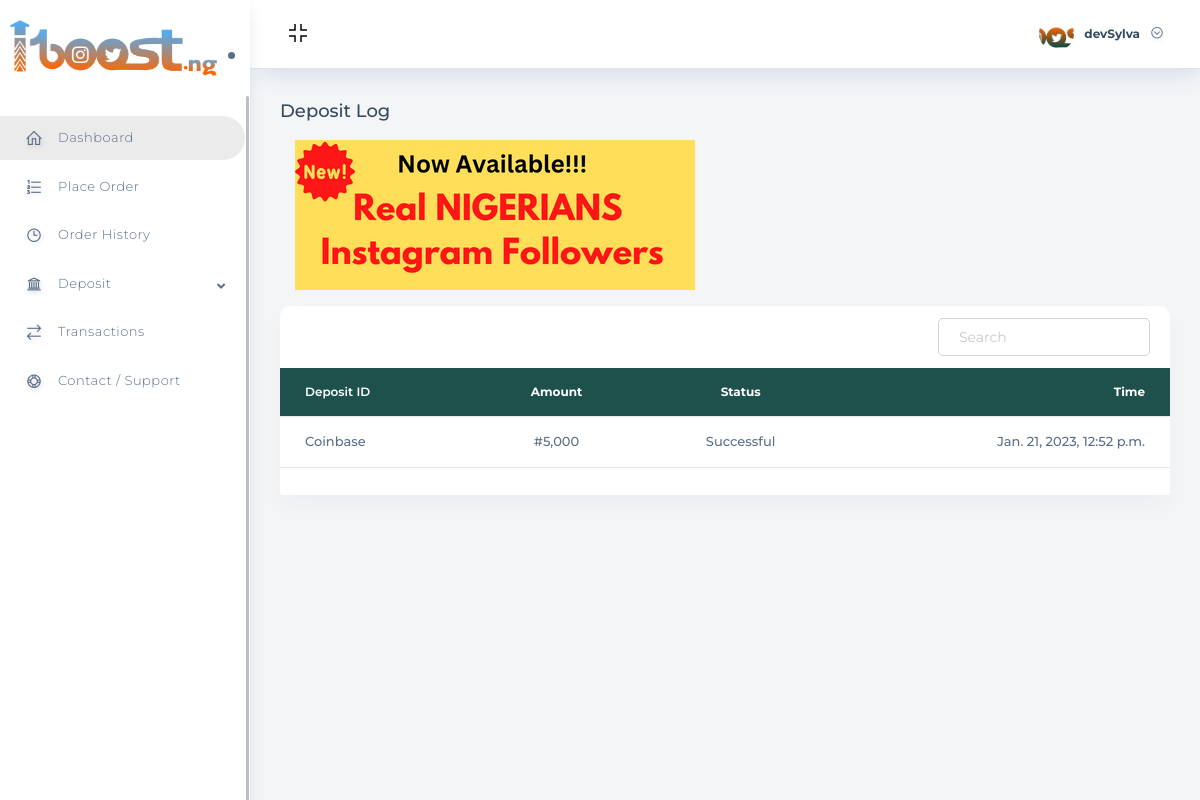
The app's page /user/deposit/log/ (signed in) with its own data.
### account/models.py (models this page shows, shortened)
class User(AbstractUser):
    email = models.EmailField(unique=True, max_length=522)
    username = models.CharField(unique=True, max_length=30)
    mobile_number = PhoneNumberField(default="", null=True, blank=True)
    balance = models.FloatField(default=0.0)
    address = models.TextField(default="", null=True, blank=True)
    state = models.CharField(max_length=150, null=True, blank=True)
    zipcode = models.CharField(max_length=30, null=True, blank=True)
    city = models.CharField(max_length=80, null=True, blank=True)
    profile_pic = models.ImageField(default="", null=True, blank=True)

### core/models.py (models this page shows, shortened)
class DepositLog(models.Model):
    user = models.ForeignKey(User, on_delete=models.CASCADE, null=True, blank=True)
    gateway = models.CharField(max_length=30, null=True, blank=True)
    amount = models.CharField(max_length=100, null=True, blank=True)
    status = models.CharField(max_length=30, null=True, blank=True)
    time = models.DateTimeField(default=timezone.now)

### core/views.py (the view)
# urls.py: path("user/deposit/log/", views.depositLog, name="depositHistory"),
@login_required(login_url="account:login")
def depositLog(request):
    user = User.objects.get(id=request.user.id)
    deposits = DepositLog.objects.filter(user=user)
    data = {
        "deposits": deposits
    }
    return render(request, "depositlog.html", context=data)

### templates/depositlog.html (shortened to what this page needs)
{% load static %}
<!DOCTYPE html>
<html lang="en">
<head>
<link rel="stylesheet" href="{% static 'assets/templates/basic//css/bootstrap-fileinput.css' %}">
<link rel="stylesheet" href="{% static 'assets/templates/basic/master/css/vendor/bootstrap.min.css' %}">
<link rel="stylesheet" href="{% static 'assets/templates/basic/master/css/vendor/bootstrap-toggle.min.css' %}">
<link rel="stylesheet" href="{% static 'assets/templates/basic/master/css/all.min.css' %}">
<link rel="stylesheet" href="{% static 'assets/templates/basic/master/css/line-awesome.min.css' %}">
<link rel="stylesheet" href="{% static 'assets/templates/basic/master/css/vendor/nice-select.css' %}">
<link rel="stylesheet" href="{% static 'assets/templates/basic/master/css/vendor/prism.css' %}">
<link rel="stylesheet" href="{% static 'assets/templates/basic/master/css/vendor/select2.min.css' %}">
<link rel="stylesheet" href="{% static 'assets/templates/basic/master/css/vendor/jquery-jvectormap-2.0.5.css' %}">
<link rel="stylesheet" href="{% static 'assets/templates/basic/master/css/vendor/datepicker.min.css' %}">
<link rel="stylesheet" href="{% static 'assets/templates/basic/master/css/vendor/jquery-timepicky.css' %}">
<link rel="stylesheet" href="{% static 'assets/templates/basic/master/css/vendor/bootstrap-clockpicker.min.css' %}">
<link rel="stylesheet" href="{% static 'assets/templates/basic/master/css/vendor/bootstrap-pincode-input.css' %}">
<link rel="stylesheet" href="{% static 'assets/templates/basic/master/css/app.css' %}">
<link rel="stylesheet" href="{% static 'assets/templates/basic/css/custom.css' %}">
<link rel="stylesheet" href="{% static 'assets/templates/basic//css/bootstrap-fileinput.css' %}">
<link rel="stylesheet" href="https://maxst.icons8.com/vue-static/landings/line-awesome/font-awesome-line-awesome/css/all.min.css">
<link rel="stylesheet" href="https://maxst.icons8.com/vue-static/landings/line-awesome/line-awesome/1.3.0/css/line-awesome.min.css">
</head>
<body>
{% include 'layout/dash.html' %}
{% include 'layout/nav.html' %}
<div class="body-wrapper">
<div class="bodywrapper__inner">
<div class="row align-items-center mb-10 justify-content-between">
<div class="col-lg-6 col-sm-6">
<h6 class="page-title">Deposit Log</h6>
</div>
</div>
<div class="col description my-3">
<img />
</div>
<div class="row">
<div class="col-lg-12">
<div class="card b-radius--10 mb-4">
<div class="card-body p-0">
<div class="table-responsive--sm table-responsive">
<table class="table table--light tabstyle--two custom-data-table">
<thead>
<tr>
<th scope="col">Deposit ID</th>
<th scope="col">Amount</th>
<th scope="col">Status</th>
<th scope="col">Time</th>
</tr>
</thead>
<tbody>
{% for i in deposits %}
<tr>
<td data-label="Category" class="break_line">{{i.gateway}}</td>
<td data-label="Category" class="break_line">#{{i.amount}}</td>
<td data-label="Category" class="break_line">{{i.status}}</td>
<td data-label="Category" class="break_line">{{i.time}}</td>
</tr>
{% endfor %}
</tbody>
</table>
</div>
</div>
<div class="card-footer">
<nav aria-label="...">
<ul class="pagination justify-content-end mb-0">
</ul>
</nav>
</div>
</div>
</div>
</div>
</div>
</div>
</div>
<link rel="stylesheet" href="{% static 'assets/admin/css/iziToast.min.css' %}">
<script src="{% static 'cdn-cgi/scripts/7d0fa10a/cloudflare-static/rocket-loader.min.js' %}" data-cf-settings="6316c624c62668e546ec8dd8-|49" defer=""></script></body>
</html>

### templates/layout/nav.html (shortened to what this page needs)
<nav class="navbar-wrapper">
<div class="navbar__left">
<button type="button" class="fullscreen-btn">
<i class="fullscreen-open las la-compress" onclick="if (!window.__cfRLUnblockHandlers) return false; openFullscreen();" data-cf-modified-4c8ac24d79083f904de32b84-=""></i>
</button>
</div>
<div class="navbar__right">
<ul class="navbar__action-list">
<li class="dropdown">
<button type="button" class="" data-toggle="dropdown" data-display="static" aria-haspopup="true" aria-expanded="false">
<span class="navbar-user">
<span class="navbar-user__thumb"><a href="https://placeholder.com"><img src="{% if not user.profile_pic %}https://via.placeholder.com/150{% else %}{{user.profile_pic.url }}{% endif %}" alt=""></a></span>
<span class="navbar-user__info">
<span class="navbar-user__name">{{ user.username }}</span>
</span>
<span class="icon"><i class="las la-chevron-circle-down"></i></span>
</span>
</button>
</li>
</ul>
</div>
</nav>

### templates/depositlog.html (style rules this page uses)
.break_line { white-space: initial !important; }

### records on screen
User: profile_pic (picture), username "devSylva"
DepositLog: gateway "Coinbase", amount "5,000", status "Successful", time "Jan. 21, 2023, 12:52 p.m."
